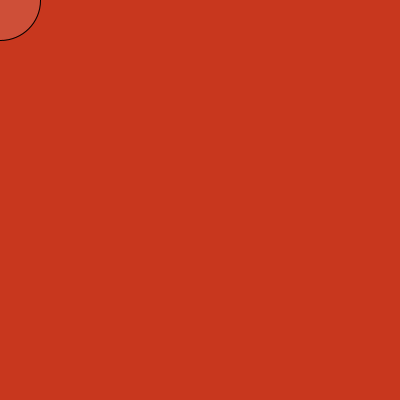
Frame 1 (no input)
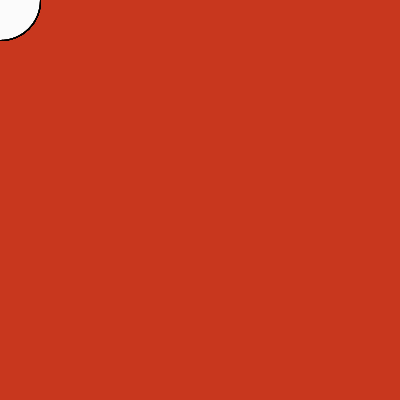
Frame 60 (the mouse pressed at the canvas centre just before this capture)
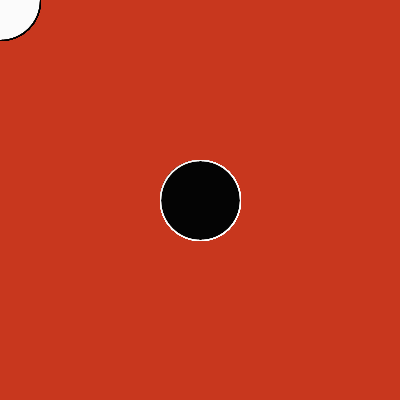
Frame 120 (the mouse held since frame 60 and released just before this capture)

The Processing sketch that drew these frames (run headless with seeded random() and noise(); from frame 60 on, the mouse is pressed at the canvas centre):

// Processing sketch: processing_61576
// ── processing_61576.pde

void setup() { background(200,55,30); size (400,400);  smooth();  noCursor(); }

void draw() { 
  noStroke();  fill(200,55,30);
//rect(0,0,width, height);
  

  
if(mousePressed)  { 
 
  fill(0,30);
  stroke(255);
  noCursor ();
}

else { 
  fill(255,30);
  stroke(0);
}

 ellipse(mouseX, mouseY,80,80);
}
